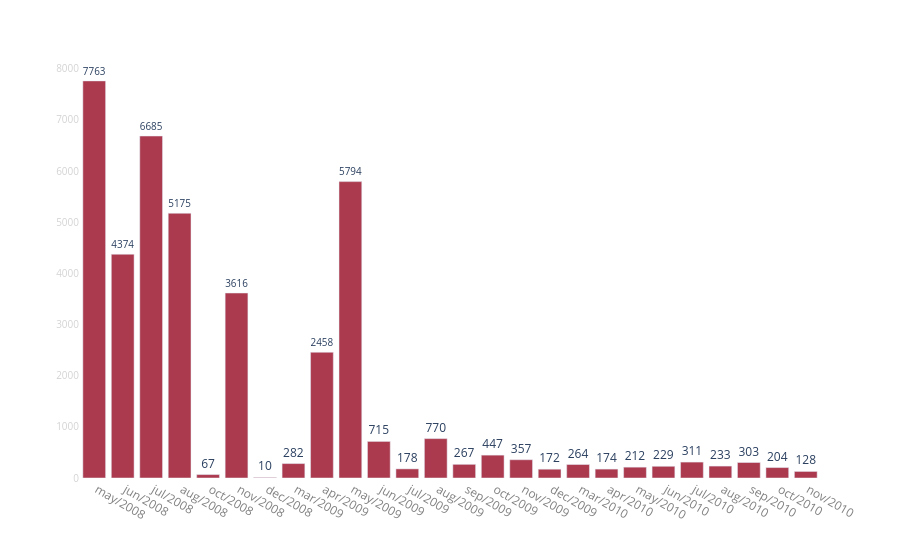

The notebook cell saved with this chart:
### Markdown cell above
### Como é a distribuição de mês + ano?

### Code cell
tabela_count_mes = df1[['month', 'year']].value_counts().reset_index().sort_values(['year', 'month'])
tabela_count_mes['data'] = tabela_count_mes.apply(lambda row: row['month'][3:] + '/' + str(row['year']), axis = 1)
tabela_count_mes

fig = px.bar(tabela_count_mes, x = 'data', y = 'count', text = 'count')
fig.update_traces(marker_color = '#ac3a4e', textposition = 'outside')
fig.update_layout(plot_bgcolor = 'white')
fig.update_xaxes(tickfont = dict(color = 'gray', size = 12), title = '')
fig.update_yaxes(tickfont = dict(color = 'lightgray', size = 10), title = '')
fig.show()

### Figure 1 — Plotly figure (JSON) as saved in the notebook; plotly's stock layout.template omitted (floating-point values rounded to 4 significant figures)
{"data": [{"hovertemplate": "data=%{x}<br>count=%{text}<extra></extra>", "legendgroup": "", "marker": {"color": "#ac3a4e", "pattern": {"shape": ""}}, "name": "", "orientation": "v", "showlegend": false, "text": [7763.0, 4374.0, 6685.0, 5175.0, 67.0, 3616.0, 10.0, 282.0, 2458.0, 5794.0, 715.0, 178.0, 770.0, 267.0, 447.0, 357.0, 172.0, 264.0, 174.0, 212.0, 229.0, 311.0, 233.0, 303.0, 204.0, 128.0], "textposition": "outside", "type": "bar", "x": [" may/2008", " jun/2008", " jul/2008", " aug/2008", " oct/2008", " nov/2008", " dec/2008", " mar/2009", " apr/2009", " may/2009", " jun/2009", " jul/2009", " aug/2009", " sep/2009", " oct/2009", " nov/2009", " dec/2009", " mar/2010", " apr/2010", " may/2010", " jun/2010", " jul/2010", " aug/2010", " sep/2010", " oct/2010", " nov/2010"], "xaxis": "x", "y": [7763, 4374, 6685, 5175, 67, 3616, 10, 282, 2458, 5794, 715, 178, 770, 267, 447, 357, 172, 264, 174, 212, 229, 311, 233, 303, 204, 128], "yaxis": "y"}], "layout": {"barmode": "relative", "legend": {"tracegroupgap": 0}, "margin": {"t": 60}, "plot_bgcolor": "white", "xaxis": {"anchor": "y", "domain": [0, 1], "tickfont": {"color": "gray", "size": 12}, "title": {"text": ""}}, "yaxis": {"anchor": "x", "domain": [0, 1], "tickfont": {"color": "lightgray", "size": 10}, "title": {"text": ""}}}}
